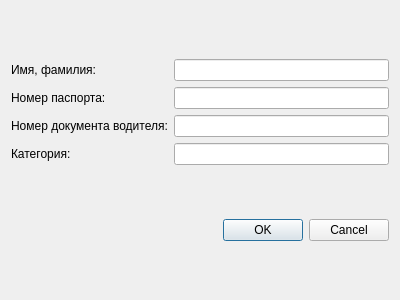
<?xml version="1.0" encoding="UTF-8"?>
<ui version="4.0">
 <class>AddEntryDriver</class>
 <widget class="QDialog" name="AddEntryDriver">
  <property name="geometry">
   <rect>
    <x>0</x>
    <y>0</y>
    <width>400</width>
    <height>300</height>
   </rect>
  </property>
  <property name="windowTitle">
   <string>Dialog</string>
  </property>
  <layout class="QVBoxLayout" name="verticalLayout">
   <item>
    <layout class="QGridLayout" name="gridLayout">
     <item row="0" column="1">
      <widget class="QLineEdit" name="firstLastEdit"/>
     </item>
     <item row="1" column="0">
      <widget class="QLabel" name="passportNumLabel">
       <property name="text">
        <string>Номер паспорта:</string>
       </property>
      </widget>
     </item>
     <item row="1" column="1">
      <widget class="QLineEdit" name="passportNumEdit"/>
     </item>
     <item row="2" column="1">
      <widget class="QLineEdit" name="driverDocumentEdit"/>
     </item>
     <item row="3" column="0">
      <widget class="QLabel" name="categoryLabel">
       <property name="text">
        <string>Категория:</string>
       </property>
      </widget>
     </item>
     <item row="0" column="0">
      <widget class="QLabel" name="firstLastLabel">
       <property name="text">
        <string>Имя, фамилия:</string>
       </property>
      </widget>
     </item>
     <item row="3" column="1">
      <widget class="QLineEdit" name="categoryEdit"/>
     </item>
     <item row="2" column="0">
      <widget class="QLabel" name="driverDocumentLabel">
       <property name="text">
        <string>Номер документа водителя:</string>
       </property>
      </widget>
     </item>
    </layout>
   </item>
   <item>
    <widget class="QDialogButtonBox" name="buttonBox">
     <property name="orientation">
      <enum>Qt::Horizontal</enum>
     </property>
     <property name="standardButtons">
      <set>QDialogButtonBox::Cancel|QDialogButtonBox::Ok</set>
     </property>
    </widget>
   </item>
  </layout>
 </widget>
 <resources/>
 <connections>
  <connection>
   <sender>buttonBox</sender>
   <signal>accepted()</signal>
   <receiver>AddEntryDriver</receiver>
   <slot>accept()</slot>
   <hints>
    <hint type="sourcelabel">
     <x>248</x>
     <y>254</y>
    </hint>
    <hint type="destinationlabel">
     <x>157</x>
     <y>274</y>
    </hint>
   </hints>
  </connection>
  <connection>
   <sender>buttonBox</sender>
   <signal>rejected()</signal>
   <receiver>AddEntryDriver</receiver>
   <slot>reject()</slot>
   <hints>
    <hint type="sourcelabel">
     <x>316</x>
     <y>260</y>
    </hint>
    <hint type="destinationlabel">
     <x>286</x>
     <y>274</y>
    </hint>
   </hints>
  </connection>
 </connections>
</ui>
